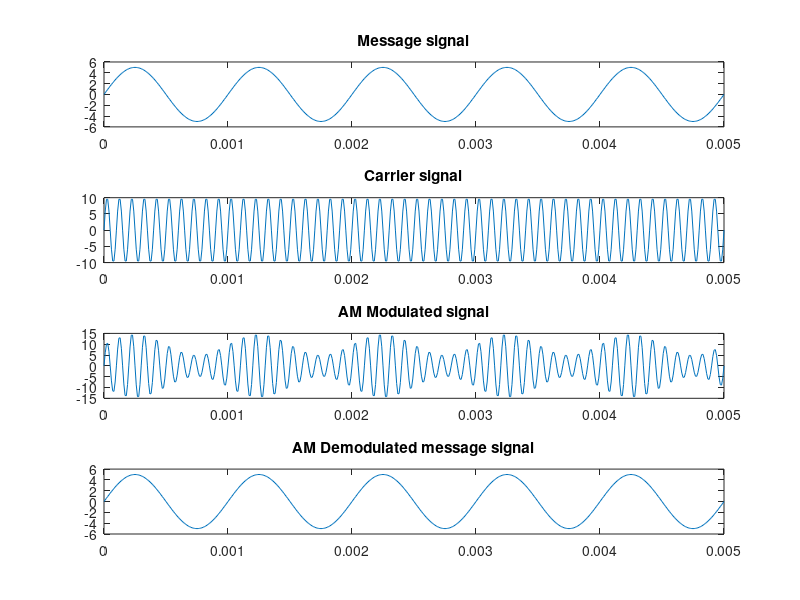

This figure's MATLAB source:
clc;
close all;
clear;


Fs = 100e3; % sampling frequency
dt = 1/Fs; % time difference
t = 0 : dt : 0.005; % time

% message signal
Am = 5;
Fm = 1000;
mt = Am * sin(2*pi*Fm*t);

% carrier signal
Ac = 10;
Fc = 10000;
ct = Ac * sin(2*pi*Fc*t);

% modulated signal
st = (Ac + mt) .* sin(2*pi*Fc*t);

% demodulated signal
demodulated_st = (Am * Ac .* sin(2*pi*Fm*t)) / Ac;

figure(1)
subplot(4, 1, 1);
plot(t, mt);
title('Message signal');
subplot(4, 1, 2);
plot(t, ct);
title('Carrier signal');
subplot(4, 1, 3);
plot(t, st);
title('AM Modulated signal');
subplot(4, 1, 4);
plot(t, demodulated_st);
title('AM Demodulated message signal');

